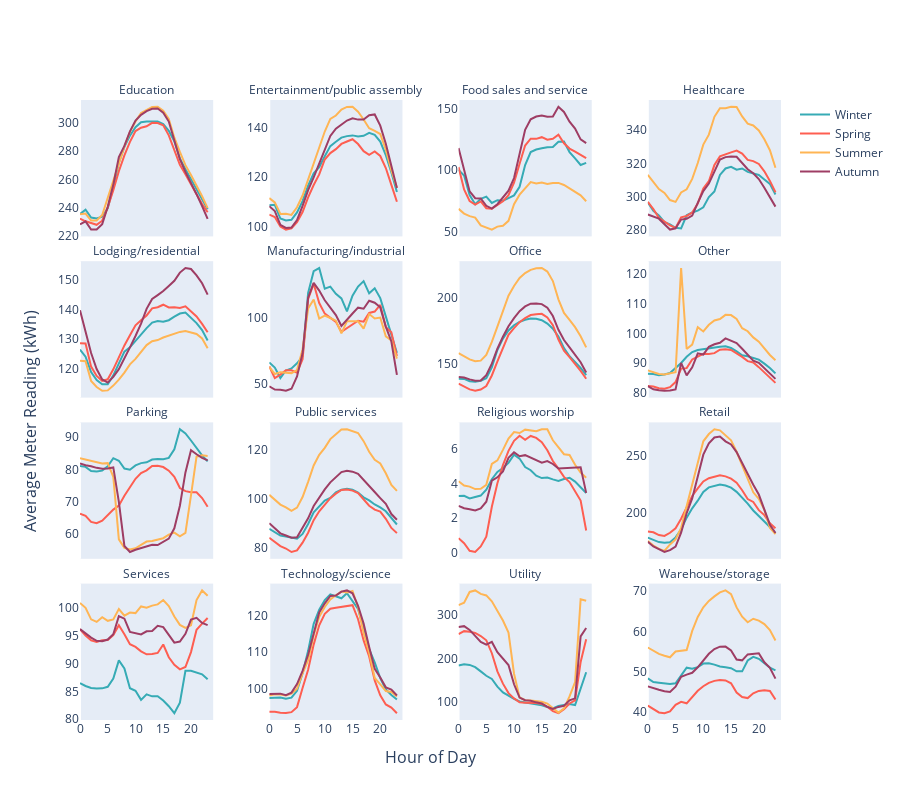

The notebook cell this image was saved under:
### Markdown cell above
## SEASONALITY

### Code cell
from plotly.subplots import make_subplots
import plotly.graph_objects as go

fig = make_subplots(rows=4, 
                    cols=4, 
                    subplot_titles=tuple(use_list), 
                    shared_xaxes=True, 
                    vertical_spacing=0.04, 
                    horizontal_spacing=0.08)

for i in fig['layout']['annotations']:
    i['font'] = dict(size=12)#,color='#ff0000')
    
fig['layout']['annotations']+=(go.layout.Annotation(x=0.5,
                                          y=-0.08,
                                          showarrow=False,
                                          text="Hour of Day",
                                          xref="paper",
                                          yref="paper",
                                          font=dict(size=16)),
                               go.layout.Annotation(x=-0.09,
                                          y=0.3,
                                          showarrow=False,
                                          text="Average Meter Reading (kWh)",
                                          textangle=-90,
                                          xref="paper",
                                          yref="paper",
                                          font=dict(size=16)
                                         ))

for i in range(1,5):
    fig.add_trace(
        go.Scatter(x=hours, 
                   y=use_hour_winter_plot[use_list[i-1]].tolist(), 
                   mode='lines', 
                   name='Winter',
                   marker=dict(color='#36abb5'),
                   showlegend = False),
        row=1, col=i
    )
    fig.add_trace(
        go.Scatter(x=hours, 
                   y=use_hour_spring_plot[use_list[i-1]].tolist(), 
                   mode='lines', 
                   name='Spring',
                   marker=dict(color='#fe5e51'),
                   showlegend = False),
        row=1, col=i
    )
    fig.add_trace(
        go.Scatter(x=hours, 
                   y=use_hour_summer_plot[use_list[i-1]].tolist(), 
                   mode='lines', 
                   name='Summer',
                   marker=dict(color='#ffb554'),
                   showlegend = False),
        row=1, col=i
    )
    fig.add_trace(
        go.Scatter(x=hours, 
                   y=use_hour_autumn_plot[use_list[i-1]].tolist(), 
                   mode='lines', 
                   name='Autumn',
                   marker=dict(color='#9e3d64'),
                   showlegend = False),
        row=1, col=i
    )

for i in range(5,9):
    fig.add_trace(
        go.Scatter(x=hours, 
                   y=use_hour_winter_plot[use_list[i-1]].tolist(), 
                   mode='lines', 
                   name='Winter',
                   marker=dict(color='#36abb5'),
                   showlegend = False),
        row=2, col=i-4
    )
    fig.add_trace(
        go.Scatter(x=hours, 
                   y=use_hour_spring_plot[use_list[i-1]].tolist(), 
                   mode='lines', 
                   name='Spring',
                   marker=dict(color='#fe5e51'),
                   showlegend = False),
        row=2, col=i-4
    )
    fig.add_trace(
        go.Scatter(x=hours, 
                   y=use_hour_summer_plot[use_list[i-1]].tolist(), 
                   mode='lines', 
                   name='Summer',
                   marker=dict(color='#ffb554'),
                   showlegend = False),
        row=2, col=i-4
    )
    fig.add_trace(
        go.Scatter(x=hours, 
                   y=use_hour_autumn_plot[use_list[i-1]].tolist(), 
                   mode='lines', 
                   name='Autumn',
                   marker=dict(color='#9e3d64'),
                   showlegend = False),
        row=2, col=i-4
    )

for i in range(9,13):
    fig.add_trace(
        go.Scatter(x=hours, 
                   y=use_hour_winter_plot[use_list[i-1]].tolist(), 
                   mode='lines', 
                   name='Winter',
                   marker=dict(color='#36abb5'),
                   showlegend = False),
        row=3, col=i-8
    )
    fig.add_trace(
        go.Scatter(x=hours, 
                   y=use_hour_spring_plot[use_list[i-1]].tolist(), 
                   mode='lines', 
                   name='Spring',
                   marker=dict(color='#fe5e51'),
                   showlegend = False),
        row=3, col=i-8
    )
    fig.add_trace(
        go.Scatter(x=hours, 
                   y=use_hour_summer_plot[use_list[i-1]].tolist(), 
                   mode='lines', 
                   name='Summer',
                   marker=dict(color='#ffb554'),
                   showlegend = False),
        row=3, col=i-8
    )
    fig.add_trace(
        go.Scatter(x=hours, 
                   y=use_hour_autumn_plot[use_list[i-1]].tolist(), 
                   mode='lines', 
                   name='Autumn',
                   marker=dict(color='#9e3d64'),
                   showlegend = False),
        row=3, col=i-8
    )
for i in range(13,16):
    fig.add_trace(
        go.Scatter(x=hours, 
                   y=use_hour_winter_plot[use_list[i-1]].tolist(), 
                   mode='lines', 
                   name='Winter',
                   marker=dict(color='#36abb5'),
                   legendgroup="group",
                   showlegend = False),
        row=4, col=i-12
    )
    fig.add_trace(
        go.Scatter(x=hours, 
                   y=use_hour_spring_plot[use_list[i-1]].tolist(), 
                   mode='lines', 
                   name='Spring',
                   marker=dict(color='#fe5e51'),
                   legendgroup="group",
                   showlegend = False),
        row=4, col=i-12
    )
    fig.add_trace(
        go.Scatter(x=hours, 
                   y=use_hour_summer_plot[use_list[i-1]].tolist(), 
                   mode='lines', 
                   name='Summer',
                   marker=dict(color='#ffb554'),
                   legendgroup="group",
                   showlegend = False),
        row=4, col=i-12
    )
    fig.add_trace(
        go.Scatter(x=hours, 
                   y=use_hour_autumn_plot[use_list[i-1]].tolist(), 
                   mode='lines', 
                   name='Autumn',
                   marker=dict(color='#9e3d64'),
                   legendgroup="group",
                   showlegend = False),
        row=4, col=i-12
    )

    
### I HAVE TO DO THE LAST SUBPLOT MANUALLY SO THAT I CAN GET A LEGEND

fig.add_trace(
    go.Scatter(x=hours, 
               y=use_hour_winter_plot[use_list[15]].tolist(), 
               mode='lines', 
               name='Winter',
               marker=dict(color='#36abb5')),
        row=4, col=4
)
fig.add_trace(
    go.Scatter(x=hours, 
                y=use_hour_spring_plot[use_list[15]].tolist(), 
                mode='lines', 
                name='Spring',
                marker=dict(color='#fe5e51')),
        row=4, col=4
)
fig.add_trace(
    go.Scatter(x=hours, 
                y=use_hour_summer_plot[use_list[15]].tolist(), 
                mode='lines', 
                name='Summer',
                marker=dict(color='#ffb554')),
    row=4, col=4
)
fig.add_trace(
    go.Scatter(x=hours, 
                y=use_hour_autumn_plot[use_list[15]].tolist(), 
                mode='lines', 
                name='Autumn',
                marker=dict(color='#9e3d64')),
        row=4, col=4
    )
    

fig.update_layout(height=800,width=900)
fig.update_xaxes(showgrid=False, range=[0, 24])
fig.update_yaxes(showgrid=False, zeroline=False)
fig.show()
#fig.update_layout(legend_orientation="h")
#fig.update_xaxes(title_text="xaxis 4 title", type="log", row=2, col=2)
#fig.update_traces(mode="markers", marker=dict(line_color='white', opacity=0.7))


from chart_studio.plotly import plot, iplot
plot(fig, filename = 'primary_use_by_season')

### Figure 1 — Plotly figure (JSON) as saved in the notebook; plotly's stock layout.template omitted (floating-point values rounded to 4 significant figures)
{"data": [{"marker": {"color": "#36abb5"}, "mode": "lines", "name": "Winter", "showlegend": false, "type": "scatter", "x": [0, 1, 2, 3, 4, 5, 6, 7, 8, 9, 10, 11, 12, 13, 14, 15, 16, 17, 18, 19, 20, 21, 22, 23], "xaxis": "x", "y": [235.5, 238.6, 233.1, 232.4, 233.7, 239.6, 255.1, 271.9, 283.1, 291.1, 297.0, 300.5, 301.1, 301.3, 301.2, 299.2, 294.4, 287.0, 275.0, 267.4, 260.4, 253.5, 246.5, 239.0], "yaxis": "y"}, {"marker": {"color": "#fe5e51"}, "mode": "lines", "name": "Spring", "showlegend": false, "type": "scatter", "x": [0, 1, 2, 3, 4, 5, 6, 7, 8, 9, 10, 11, 12, 13, 14, 15, 16, 17, 18, 19, 20, 21, 22, 23], "xaxis": "x", "y": [232.3, 230.4, 229.2, 227.9, 230.8, 240.3, 252.4, 265.9, 277.1, 286.7, 294.3, 296.7, 297.7, 300.2, 300.0, 298.5, 291.3, 280.2, 270.4, 263.7, 256.8, 249.3, 242.6, 236.8], "yaxis": "y"}, {"marker": {"color": "#ffb554"}, "mode": "lines", "name": "Summer", "showlegend": false, "type": "scatter", "x": [0, 1, 2, 3, 4, 5, 6, 7, 8, 9, 10, 11, 12, 13, 14, 15, 16, 17, 18, 19, 20, 21, 22, 23], "xaxis": "x", "y": [235.4, 235.9, 230.9, 231.0, 234.8, 246.9, 259.1, 272.0, 283.4, 293.7, 301.1, 307.1, 309.4, 311.4, 311.5, 308.8, 302.9, 289.6, 279.6, 270.2, 263.3, 255.8, 248.1, 239.8], "yaxis": "y"}, {"marker": {"color": "#9e3d64"}, "mode": "lines", "name": "Autumn", "showlegend": false, "type": "scatter", "x": [0, 1, 2, 3, 4, 5, 6, 7, 8, 9, 10, 11, 12, 13, 14, 15, 16, 17, 18, 19, 20, 21, 22, 23], "xaxis": "x", "y": [228.3, 230.4, 224.6, 224.5, 228.4, 240.7, 256.4, 275.9, 283.8, 294.1, 301.8, 305.9, 308.4, 310.1, 310.3, 307.3, 301.0, 286.9, 274.4, 265.4, 257.9, 249.6, 241.2, 232.1], "yaxis": "y"}, {"marker": {"color": "#36abb5"}, "mode": "lines", "name": "Winter", "showlegend": false, "type": "scatter", "x": [0, 1, 2, 3, 4, 5, 6, 7, 8, 9, 10, 11, 12, 13, 14, 15, 16, 17, 18, 19, 20, 21, 22, 23], "xaxis": "x2", "y": [108.6, 108.8, 103.2, 102.4, 102.7, 105.7, 110.3, 116.6, 121.6, 124.1, 128.5, 132.6, 134.4, 136.1, 136.7, 137.0, 136.6, 136.8, 138.0, 137.2, 134.5, 129.0, 121.9, 114.0], "yaxis": "y2"}, {"marker": {"color": "#fe5e51"}, "mode": "lines", "name": "Spring", "showlegend": false, "type": "scatter", "x": [0, 1, 2, 3, 4, 5, 6, 7, 8, 9, 10, 11, 12, 13, 14, 15, 16, 17, 18, 19, 20, 21, 22, 23], "xaxis": "x2", "y": [104.8, 103.8, 99.99, 98.71, 99.21, 101.8, 105.8, 111.8, 116.8, 121.1, 127.2, 129.8, 131.4, 133.5, 134.5, 135.4, 133.5, 130.6, 129.1, 130.5, 128.6, 123.7, 116.9, 110.0], "yaxis": "y2"}, {"marker": {"color": "#ffb554"}, "mode": "lines", "name": "Summer", "showlegend": false, "type": "scatter", "x": [0, 1, 2, 3, 4, 5, 6, 7, 8, 9, 10, 11, 12, 13, 14, 15, 16, 17, 18, 19, 20, 21, 22, 23], "xaxis": "x2", "y": [111.5, 109.8, 105.1, 105.2, 104.7, 107.8, 112.6, 119.2, 125.0, 131.8, 138.6, 143.7, 145.1, 147.5, 148.5, 148.6, 146.6, 143.4, 139.9, 138.9, 137.5, 131.2, 122.7, 115.8], "yaxis": "y2"}, {"marker": {"color": "#9e3d64"}, "mode": "lines", "name": "Autumn", "showlegend": false, "type": "scatter", "x": [0, 1, 2, 3, 4, 5, 6, 7, 8, 9, 10, 11, 12, 13, 14, 15, 16, 17, 18, 19, 20, 21, 22, 23], "xaxis": "x2", "y": [108.2, 106.2, 100.6, 99.4, 99.56, 102.6, 108.4, 114.8, 119.9, 125.5, 131.6, 136.7, 139.7, 141.4, 143.0, 143.9, 143.4, 143.5, 145.2, 145.5, 141.0, 133.6, 124.6, 115.6], "yaxis": "y2"}, {"marker": {"color": "#36abb5"}, "mode": "lines", "name": "Winter", "showlegend": false, "type": "scatter", "x": [0, 1, 2, 3, 4, 5, 6, 7, 8, 9, 10, 11, 12, 13, 14, 15, 16, 17, 18, 19, 20, 21, 22, 23], "xaxis": "x3", "y": [100.2, 95.65, 79.7, 72.36, 76.77, 78.54, 73.37, 75.62, 75.11, 77.44, 79.52, 86.45, 104.2, 114.7, 116.8, 117.8, 118.7, 118.8, 123.0, 123.3, 114.7, 109.6, 104.2, 105.9], "yaxis": "y3"}, {"marker": {"color": "#fe5e51"}, "mode": "lines", "name": "Spring", "showlegend": false, "type": "scatter", "x": [0, 1, 2, 3, 4, 5, 6, 7, 8, 9, 10, 11, 12, 13, 14, 15, 16, 17, 18, 19, 20, 21, 22, 23], "xaxis": "x3", "y": [102.5, 84.37, 74.95, 72.01, 74.6, 69.1, 68.72, 71.96, 74.65, 79.59, 89.83, 105.3, 120.1, 125.6, 125.5, 126.8, 124.7, 125.5, 128.8, 121.9, 117.6, 115.1, 112.7, 109.7], "yaxis": "y3"}, {"marker": {"color": "#ffb554"}, "mode": "lines", "name": "Summer", "showlegend": false, "type": "scatter", "x": [0, 1, 2, 3, 4, 5, 6, 7, 8, 9, 10, 11, 12, 13, 14, 15, 16, 17, 18, 19, 20, 21, 22, 23], "xaxis": "x3", "y": [68.59, 64.67, 62.62, 61.42, 55.06, 53.04, 51.69, 54.12, 54.83, 58.82, 72.35, 80.08, 85.12, 90.29, 89.14, 89.87, 88.82, 89.66, 89.67, 87.99, 85.23, 82.64, 79.54, 74.73], "yaxis": "y3"}, {"marker": {"color": "#9e3d64"}, "mode": "lines", "name": "Autumn", "showlegend": false, "type": "scatter", "x": [0, 1, 2, 3, 4, 5, 6, 7, 8, 9, 10, 11, 12, 13, 14, 15, 16, 17, 18, 19, 20, 21, 22, 23], "xaxis": "x3", "y": [118.0, 99.7, 82.76, 77.25, 77.05, 71.03, 68.73, 72.31, 77.78, 83.35, 93.62, 113.9, 132.8, 141.4, 143.6, 144.5, 143.5, 143.6, 151.5, 147.4, 139.5, 133.8, 125.0, 122.0], "yaxis": "y3"}, {"marker": {"color": "#36abb5"}, "mode": "lines", "name": "Winter", "showlegend": false, "type": "scatter", "x": [0, 1, 2, 3, 4, 5, 6, 7, 8, 9, 10, 11, 12, 13, 14, 15, 16, 17, 18, 19, 20, 21, 22, 23], "xaxis": "x4", "y": [296.7, 291.5, 288.9, 284.8, 283.4, 281.4, 281.0, 288.9, 290.6, 291.7, 293.7, 299.8, 303.2, 313.2, 317.0, 318.0, 316.3, 317.0, 315.0, 314.1, 313.1, 310.4, 307.8, 301.4], "yaxis": "y4"}, {"marker": {"color": "#fe5e51"}, "mode": "lines", "name": "Spring", "showlegend": false, "type": "scatter", "x": [0, 1, 2, 3, 4, 5, 6, 7, 8, 9, 10, 11, 12, 13, 14, 15, 16, 17, 18, 19, 20, 21, 22, 23], "xaxis": "x4", "y": [297.0, 292.6, 287.4, 285.4, 282.9, 281.4, 287.7, 288.5, 290.6, 296.0, 305.0, 309.4, 319.1, 324.3, 325.3, 326.7, 327.8, 326.0, 322.2, 321.5, 319.8, 315.3, 309.6, 302.7], "yaxis": "y4"}, {"marker": {"color": "#ffb554"}, "mode": "lines", "name": "Summer", "showlegend": false, "type": "scatter", "x": [0, 1, 2, 3, 4, 5, 6, 7, 8, 9, 10, 11, 12, 13, 14, 15, 16, 17, 18, 19, 20, 21, 22, 23], "xaxis": "x4", "y": [313.1, 309.2, 304.7, 302.3, 298.1, 297.0, 302.7, 304.5, 310.8, 320.3, 331.4, 337.4, 348.1, 353.2, 353.3, 354.1, 354.0, 348.3, 343.9, 342.8, 339.9, 334.6, 328.0, 317.4], "yaxis": "y4"}, {"marker": {"color": "#9e3d64"}, "mode": "lines", "name": "Autumn", "showlegend": false, "type": "scatter", "x": [0, 1, 2, 3, 4, 5, 6, 7, 8, 9, 10, 11, 12, 13, 14, 15, 16, 17, 18, 19, 20, 21, 22, 23], "xaxis": "x4", "y": [289.4, 288.1, 286.9, 283.5, 280.3, 281.1, 286.3, 286.8, 288.7, 296.3, 303.5, 308.0, 315.3, 322.4, 323.9, 324.2, 324.0, 320.5, 316.6, 314.2, 310.7, 305.5, 299.8, 294.1], "yaxis": "y4"}, {"marker": {"color": "#36abb5"}, "mode": "lines", "name": "Winter", "showlegend": false, "type": "scatter", "x": [0, 1, 2, 3, 4, 5, 6, 7, 8, 9, 10, 11, 12, 13, 14, 15, 16, 17, 18, 19, 20, 21, 22, 23], "xaxis": "x5", "y": [126.4, 124.1, 118.9, 116.2, 114.8, 114.8, 117.8, 121.7, 125.8, 127.2, 129.5, 131.8, 133.7, 135.6, 136.1, 135.9, 136.4, 137.6, 138.6, 139.0, 137.3, 135.4, 133.0, 129.5], "yaxis": "y5"}, {"marker": {"color": "#fe5e51"}, "mode": "lines", "name": "Spring", "showlegend": false, "type": "scatter", "x": [0, 1, 2, 3, 4, 5, 6, 7, 8, 9, 10, 11, 12, 13, 14, 15, 16, 17, 18, 19, 20, 21, 22, 23], "xaxis": "x5", "y": [128.6, 128.5, 120.7, 117.6, 115.9, 116.4, 119.8, 123.9, 127.9, 131.3, 134.6, 136.4, 138.0, 140.4, 140.7, 141.6, 140.7, 140.7, 140.5, 141.0, 139.4, 137.6, 135.1, 132.3], "yaxis": "y5"}, {"marker": {"color": "#ffb554"}, "mode": "lines", "name": "Summer", "showlegend": false, "type": "scatter", "x": [0, 1, 2, 3, 4, 5, 6, 7, 8, 9, 10, 11, 12, 13, 14, 15, 16, 17, 18, 19, 20, 21, 22, 23], "xaxis": "x5", "y": [122.7, 122.5, 115.9, 113.9, 112.6, 112.7, 114.3, 116.3, 118.7, 121.5, 123.3, 125.7, 128.0, 129.3, 129.7, 130.5, 131.2, 131.6, 132.4, 132.7, 132.3, 131.7, 130.2, 126.9], "yaxis": "y5"}, {"marker": {"color": "#9e3d64"}, "mode": "lines", "name": "Autumn", "showlegend": false, "type": "scatter", "x": [0, 1, 2, 3, 4, 5, 6, 7, 8, 9, 10, 11, 12, 13, 14, 15, 16, 17, 18, 19, 20, 21, 22, 23], "xaxis": "x5", "y": [139.7, 132.5, 125.3, 119.9, 116.4, 115.3, 117.2, 119.9, 123.3, 127.2, 131.1, 135.2, 140.2, 143.5, 144.8, 146.2, 147.9, 149.7, 152.4, 154.0, 153.6, 151.5, 148.8, 145.0], "yaxis": "y5"}, {"marker": {"color": "#36abb5"}, "mode": "lines", "name": "Winter", "showlegend": false, "type": "scatter", "x": [0, 1, 2, 3, 4, 5, 6, 7, 8, 9, 10, 11, 12, 13, 14, 15, 16, 17, 18, 19, 20, 21, 22, 23], "xaxis": "x6", "y": [66.15, 62.23, 54.18, 59.99, 61.56, 65.46, 70.68, 119.2, 135.8, 138.2, 122.4, 124.0, 118.6, 115.0, 105.1, 117.0, 124.1, 128.2, 118.9, 122.7, 115.3, 101.8, 87.8, 73.44], "yaxis": "y6"}, {"marker": {"color": "#fe5e51"}, "mode": "lines", "name": "Spring", "showlegend": false, "type": "scatter", "x": [0, 1, 2, 3, 4, 5, 6, 7, 8, 9, 10, 11, 12, 13, 14, 15, 16, 17, 18, 19, 20, 21, 22, 23], "xaxis": "x6", "y": [63.04, 54.15, 56.86, 60.16, 60.15, 58.33, 68.45, 114.5, 126.3, 111.5, 103.4, 100.1, 97.13, 89.53, 92.38, 95.12, 97.97, 97.27, 103.9, 105.0, 110.0, 93.05, 89.16, 71.0], "yaxis": "y6"}, {"marker": {"color": "#ffb554"}, "mode": "lines", "name": "Summer", "showlegend": false, "type": "scatter", "x": [0, 1, 2, 3, 4, 5, 6, 7, 8, 9, 10, 11, 12, 13, 14, 15, 16, 17, 18, 19, 20, 21, 22, 23], "xaxis": "x6", "y": [62.68, 57.26, 58.69, 58.22, 57.96, 60.27, 76.09, 107.3, 114.3, 99.6, 102.0, 100.1, 97.98, 88.27, 97.59, 97.62, 97.55, 91.99, 103.1, 99.69, 100.4, 86.02, 83.02, 69.05], "yaxis": "y6"}, {"marker": {"color": "#9e3d64"}, "mode": "lines", "name": "Autumn", "showlegend": false, "type": "scatter", "x": [0, 1, 2, 3, 4, 5, 6, 7, 8, 9, 10, 11, 12, 13, 14, 15, 16, 17, 18, 19, 20, 21, 22, 23], "xaxis": "x6", "y": [47.92, 45.44, 45.18, 44.47, 45.98, 55.36, 73.14, 115.6, 126.9, 121.0, 113.6, 107.8, 102.3, 93.97, 99.07, 103.5, 107.9, 107.1, 113.2, 111.7, 108.2, 93.5, 82.12, 56.56], "yaxis": "y6"}, {"marker": {"color": "#36abb5"}, "mode": "lines", "name": "Winter", "showlegend": false, "type": "scatter", "x": [0, 1, 2, 3, 4, 5, 6, 7, 8, 9, 10, 11, 12, 13, 14, 15, 16, 17, 18, 19, 20, 21, 22, 23], "xaxis": "x7", "y": [138.3, 138.2, 136.5, 136.2, 136.9, 138.8, 147.0, 160.1, 168.8, 174.9, 178.9, 181.4, 183.0, 184.0, 183.8, 182.7, 180.1, 176.2, 170.3, 161.6, 155.4, 151.2, 146.7, 141.1], "yaxis": "y7"}, {"marker": {"color": "#fe5e51"}, "mode": "lines", "name": "Spring", "showlegend": false, "type": "scatter", "x": [0, 1, 2, 3, 4, 5, 6, 7, 8, 9, 10, 11, 12, 13, 14, 15, 16, 17, 18, 19, 20, 21, 22, 23], "xaxis": "x7", "y": [134.6, 132.4, 130.3, 129.3, 130.2, 132.9, 140.9, 151.5, 161.2, 171.6, 176.7, 181.2, 184.3, 186.6, 187.2, 187.5, 184.8, 178.9, 168.1, 159.6, 154.8, 150.0, 144.3, 138.4], "yaxis": "y7"}, {"marker": {"color": "#ffb554"}, "mode": "lines", "name": "Summer", "showlegend": false, "type": "scatter", "x": [0, 1, 2, 3, 4, 5, 6, 7, 8, 9, 10, 11, 12, 13, 14, 15, 16, 17, 18, 19, 20, 21, 22, 23], "xaxis": "x7", "y": [157.8, 155.6, 153.1, 151.6, 152.1, 156.4, 166.2, 177.8, 190.2, 201.2, 208.6, 214.6, 218.4, 220.8, 222.1, 222.2, 219.5, 212.3, 198.5, 188.2, 182.9, 177.4, 170.6, 162.1], "yaxis": "y7"}, {"marker": {"color": "#9e3d64"}, "mode": "lines", "name": "Autumn", "showlegend": false, "type": "scatter", "x": [0, 1, 2, 3, 4, 5, 6, 7, 8, 9, 10, 11, 12, 13, 14, 15, 16, 17, 18, 19, 20, 21, 22, 23], "xaxis": "x7", "y": [139.6, 139.3, 137.9, 136.8, 137.0, 141.1, 149.8, 161.1, 170.1, 178.1, 184.3, 189.5, 193.1, 195.2, 195.4, 194.9, 192.1, 185.8, 175.5, 167.6, 162.1, 156.5, 150.9, 143.1], "yaxis": "y7"}, {"marker": {"color": "#36abb5"}, "mode": "lines", "name": "Winter", "showlegend": false, "type": "scatter", "x": [0, 1, 2, 3, 4, 5, 6, 7, 8, 9, 10, 11, 12, 13, 14, 15, 16, 17, 18, 19, 20, 21, 22, 23], "xaxis": "x8", "y": [86.41, 86.34, 85.93, 86.19, 86.71, 88.29, 90.09, 92.15, 93.75, 94.44, 94.75, 95.08, 95.41, 95.51, 95.67, 95.12, 93.98, 92.66, 92.34, 91.7, 91.21, 89.84, 88.4, 86.57], "yaxis": "y8"}, {"marker": {"color": "#fe5e51"}, "mode": "lines", "name": "Spring", "showlegend": false, "type": "scatter", "x": [0, 1, 2, 3, 4, 5, 6, 7, 8, 9, 10, 11, 12, 13, 14, 15, 16, 17, 18, 19, 20, 21, 22, 23], "xaxis": "x8", "y": [82.33, 82.14, 81.59, 81.41, 81.93, 83.65, 88.19, 88.33, 91.27, 92.14, 93.14, 93.08, 93.39, 94.52, 94.68, 94.45, 93.36, 92.12, 90.69, 90.27, 88.68, 86.97, 85.07, 83.39], "yaxis": "y8"}, {"marker": {"color": "#ffb554"}, "mode": "lines", "name": "Summer", "showlegend": false, "type": "scatter", "x": [0, 1, 2, 3, 4, 5, 6, 7, 8, 9, 10, 11, 12, 13, 14, 15, 16, 17, 18, 19, 20, 21, 22, 23], "xaxis": "x8", "y": [87.57, 86.89, 86.35, 86.22, 86.56, 86.95, 122.0, 94.78, 96.27, 102.1, 100.7, 102.9, 104.4, 104.9, 106.2, 106.2, 104.9, 101.8, 100.8, 98.67, 97.25, 94.8, 92.76, 90.99], "yaxis": "y8"}, {"marker": {"color": "#9e3d64"}, "mode": "lines", "name": "Autumn", "showlegend": false, "type": "scatter", "x": [0, 1, 2, 3, 4, 5, 6, 7, 8, 9, 10, 11, 12, 13, 14, 15, 16, 17, 18, 19, 20, 21, 22, 23], "xaxis": "x8", "y": [82.32, 81.24, 80.92, 80.73, 80.79, 81.21, 90.08, 85.93, 88.63, 93.33, 92.92, 95.49, 96.35, 96.88, 98.35, 97.46, 96.79, 94.84, 93.01, 90.83, 90.15, 88.33, 86.42, 84.74], "yaxis": "y8"}, {"marker": {"color": "#36abb5"}, "mode": "lines", "name": "Winter", "showlegend": false, "type": "scatter", "x": [0, 1, 2, 3, 4, 5, 6, 7, 8, 9, 10, 11, 12, 13, 14, 15, 16, 17, 18, 19, 20, 21, 22, 23], "xaxis": "x9", "y": [81.05, 80.79, 79.49, 79.37, 79.62, 80.97, 83.48, 82.69, 80.27, 79.9, 81.26, 81.95, 82.18, 83.04, 83.22, 83.17, 83.57, 86.25, 92.46, 91.15, 88.96, 86.54, 84.32, 82.47], "yaxis": "y9"}, {"marker": {"color": "#fe5e51"}, "mode": "lines", "name": "Spring", "showlegend": false, "type": "scatter", "x": [0, 1, 2, 3, 4, 5, 6, 7, 8, 9, 10, 11, 12, 13, 14, 15, 16, 17, 18, 19, 20, 21, 22, 23], "xaxis": "x9", "y": [66.29, 65.59, 63.72, 63.33, 64.09, 65.84, 67.54, 68.78, 71.87, 74.47, 77.08, 78.88, 79.7, 81.06, 81.11, 80.73, 79.6, 77.69, 74.22, 73.26, 72.93, 72.93, 71.13, 68.44], "yaxis": "y9"}, {"marker": {"color": "#ffb554"}, "mode": "lines", "name": "Summer", "showlegend": false, "type": "scatter", "x": [0, 1, 2, 3, 4, 5, 6, 7, 8, 9, 10, 11, 12, 13, 14, 15, 16, 17, 18, 19, 20, 21, 22, 23], "xaxis": "x9", "y": [83.48, 83.04, 82.69, 82.26, 81.86, 81.95, 77.71, 58.3, 55.68, 55.17, 55.56, 56.6, 57.64, 57.82, 58.13, 58.68, 59.78, 60.42, 59.26, 60.32, 71.97, 83.95, 84.36, 84.18], "yaxis": "y9"}, {"marker": {"color": "#9e3d64"}, "mode": "lines", "name": "Autumn", "showlegend": false, "type": "scatter", "x": [0, 1, 2, 3, 4, 5, 6, 7, 8, 9, 10, 11, 12, 13, 14, 15, 16, 17, 18, 19, 20, 21, 22, 23], "xaxis": "x9", "y": [81.85, 81.29, 80.99, 80.48, 80.22, 80.27, 80.61, 69.92, 56.27, 54.41, 55.1, 55.62, 56.2, 56.65, 56.55, 57.52, 58.55, 61.74, 68.74, 79.06, 85.97, 84.7, 83.59, 82.81], "yaxis": "y9"}, {"marker": {"color": "#36abb5"}, "mode": "lines", "name": "Winter", "showlegend": false, "type": "scatter", "x": [0, 1, 2, 3, 4, 5, 6, 7, 8, 9, 10, 11, 12, 13, 14, 15, 16, 17, 18, 19, 20, 21, 22, 23], "xaxis": "x10", "y": [87.77, 86.53, 85.02, 84.63, 84.32, 83.74, 85.72, 89.76, 94.45, 97.0, 99.19, 100.3, 102.5, 103.6, 104.0, 103.6, 102.5, 100.5, 99.3, 97.65, 96.46, 94.89, 91.99, 89.53], "yaxis": "y10"}, {"marker": {"color": "#fe5e51"}, "mode": "lines", "name": "Spring", "showlegend": false, "type": "scatter", "x": [0, 1, 2, 3, 4, 5, 6, 7, 8, 9, 10, 11, 12, 13, 14, 15, 16, 17, 18, 19, 20, 21, 22, 23], "xaxis": "x10", "y": [84.16, 82.31, 80.78, 79.79, 78.39, 79.04, 82.16, 86.19, 91.3, 94.87, 97.64, 100.2, 102.0, 103.5, 103.7, 103.3, 102.3, 99.78, 97.15, 95.55, 94.73, 91.85, 88.15, 86.03], "yaxis": "y10"}, {"marker": {"color": "#ffb554"}, "mode": "lines", "name": "Summer", "showlegend": false, "type": "scatter", "x": [0, 1, 2, 3, 4, 5, 6, 7, 8, 9, 10, 11, 12, 13, 14, 15, 16, 17, 18, 19, 20, 21, 22, 23], "xaxis": "x10", "y": [101.6, 99.4, 97.62, 96.5, 95.04, 96.37, 100.7, 106.8, 113.5, 117.8, 120.6, 124.1, 125.9, 128.1, 128.2, 127.5, 126.6, 123.3, 119.0, 115.8, 114.2, 110.3, 105.6, 103.1], "yaxis": "y10"}, {"marker": {"color": "#9e3d64"}, "mode": "lines", "name": "Autumn", "showlegend": false, "type": "scatter", "x": [0, 1, 2, 3, 4, 5, 6, 7, 8, 9, 10, 11, 12, 13, 14, 15, 16, 17, 18, 19, 20, 21, 22, 23], "xaxis": "x10", "y": [90.07, 88.03, 85.95, 85.09, 84.14, 84.38, 87.97, 92.05, 97.03, 100.5, 103.8, 106.6, 108.8, 110.8, 111.3, 111.0, 110.1, 107.6, 104.9, 102.7, 100.2, 97.91, 93.77, 91.45], "yaxis": "y10"}, {"marker": {"color": "#36abb5"}, "mode": "lines", "name": "Winter", "showlegend": false, "type": "scatter", "x": [0, 1, 2, 3, 4, 5, 6, 7, 8, 9, 10, 11, 12, 13, 14, 15, 16, 17, 18, 19, 20, 21, 22, 23], "xaxis": "x11", "y": [3.27, 3.279, 3.13, 3.217, 3.296, 3.638, 4.234, 4.655, 4.883, 5.174, 5.649, 5.421, 4.931, 4.751, 4.434, 4.301, 4.329, 4.225, 4.138, 4.244, 4.319, 4.098, 3.75, 3.441], "yaxis": "y11"}, {"marker": {"color": "#fe5e51"}, "mode": "lines", "name": "Spring", "showlegend": false, "type": "scatter", "x": [0, 1, 2, 3, 4, 5, 6, 7, 8, 9, 10, 11, 12, 13, 14, 15, 16, 17, 18, 19, 20, 21, 22, 23], "xaxis": "x11", "y": [0.848, 0.5533, 0.1207, 0.05257, 0.367, 0.935, 2.652, 4.005, 5.05, 5.867, 6.445, 6.735, 6.506, 6.72, 6.608, 6.369, 5.899, 5.282, 4.847, 4.369, 4.071, 3.552, 3.011, 1.29], "yaxis": "y11"}, {"marker": {"color": "#ffb554"}, "mode": "lines", "name": "Summer", "showlegend": false, "type": "scatter", "x": [0, 1, 2, 3, 4, 5, 6, 7, 8, 9, 10, 11, 12, 13, 14, 15, 16, 17, 18, 19, 20, 21, 22, 23], "xaxis": "x11", "y": [4.119, 3.871, 3.811, 3.667, 3.689, 3.91, 5.112, 5.319, 5.922, 6.566, 6.944, 6.892, 7.084, 7.045, 6.99, 7.109, 7.107, 6.473, 6.087, 5.672, 5.631, 5.064, 4.622, 4.32], "yaxis": "y11"}, {"marker": {"color": "#9e3d64"}, "mode": "lines", "name": "Autumn", "showlegend": false, "type": "scatter", "x": [0, 1, 2, 3, 4, 5, 6, 7, 8, 9, 10, 11, 12, 13, 14, 15, 16, 17, 18, 19, 20, 21, 22, 23], "xaxis": "x11", "y": [2.701, 2.569, 2.51, 2.439, 2.555, 2.94, 4.147, 4.343, 4.683, 5.465, 5.777, 5.553, 5.618, 5.467, 5.306, 5.182, 5.278, 5.111, 4.849, 4.87, 4.883, 4.892, 4.918, 3.45], "yaxis": "y11"}, {"marker": {"color": "#36abb5"}, "mode": "lines", "name": "Winter", "showlegend": false, "type": "scatter", "x": [0, 1, 2, 3, 4, 5, 6, 7, 8, 9, 10, 11, 12, 13, 14, 15, 16, 17, 18, 19, 20, 21, 22, 23], "xaxis": "x12", "y": [178.4, 176.7, 174.5, 173.9, 174.4, 178.5, 185.4, 195.8, 204.0, 210.6, 218.3, 222.3, 223.7, 224.8, 224.0, 222.0, 218.4, 213.5, 208.1, 202.1, 197.4, 192.6, 187.7, 182.3], "yaxis": "y12"}, {"marker": {"color": "#fe5e51"}, "mode": "lines", "name": "Spring", "showlegend": false, "type": "scatter", "x": [0, 1, 2, 3, 4, 5, 6, 7, 8, 9, 10, 11, 12, 13, 14, 15, 16, 17, 18, 19, 20, 21, 22, 23], "xaxis": "x12", "y": [183.8, 183.0, 180.6, 179.8, 182.6, 186.6, 194.8, 205.6, 214.7, 221.4, 227.5, 230.3, 231.6, 232.8, 231.9, 229.9, 226.3, 219.8, 212.1, 209.5, 202.4, 198.0, 190.9, 186.6], "yaxis": "y12"}, {"marker": {"color": "#ffb554"}, "mode": "lines", "name": "Summer", "showlegend": false, "type": "scatter", "x": [0, 1, 2, 3, 4, 5, 6, 7, 8, 9, 10, 11, 12, 13, 14, 15, 16, 17, 18, 19, 20, 21, 22, 23], "xaxis": "x12", "y": [175.4, 171.4, 168.5, 166.7, 172.4, 176.7, 186.9, 206.4, 223.4, 243.7, 262.6, 268.9, 273.1, 272.2, 267.9, 263.5, 253.4, 241.6, 228.3, 218.0, 212.3, 202.7, 187.1, 181.3], "yaxis": "y12"}, {"marker": {"color": "#9e3d64"}, "mode": "lines", "name": "Autumn", "showlegend": false, "type": "scatter", "x": [0, 1, 2, 3, 4, 5, 6, 7, 8, 9, 10, 11, 12, 13, 14, 15, 16, 17, 18, 19, 20, 21, 22, 23], "xaxis": "x12", "y": [174.8, 170.6, 168.3, 165.8, 167.4, 170.5, 182.7, 199.8, 212.7, 232.0, 250.9, 260.8, 265.9, 266.8, 262.5, 259.8, 253.1, 243.5, 233.8, 224.7, 216.0, 203.0, 189.7, 182.4], "yaxis": "y12"}, {"legendgroup": "group", "marker": {"color": "#36abb5"}, "mode": "lines", "name": "Winter", "showlegend": false, "type": "scatter", "x": [0, 1, 2, 3, 4, 5, 6, 7, 8, 9, 10, 11, 12, 13, 14, 15, 16, 17, 18, 19, 20, 21, 22, 23], "xaxis": "x13", "y": [86.48, 85.97, 85.63, 85.51, 85.55, 85.83, 87.33, 90.58, 89.14, 85.56, 85.1, 83.47, 84.46, 84.11, 84.12, 83.35, 82.33, 81.08, 82.98, 88.7, 88.73, 88.38, 88.07, 87.16], "yaxis": "y13"}, {"legendgroup": "group", "marker": {"color": "#fe5e51"}, "mode": "lines", "name": "Spring", "showlegend": false, "type": "scatter", "x": [0, 1, 2, 3, 4, 5, 6, 7, 8, 9, 10, 11, 12, 13, 14, 15, 16, 17, 18, 19, 20, 21, 22, 23], "xaxis": "x13", "y": [96.17, 95.07, 94.18, 93.88, 94.19, 94.23, 95.13, 96.91, 95.27, 93.49, 93.0, 92.21, 91.66, 91.72, 91.92, 93.44, 91.15, 89.78, 88.96, 89.39, 92.07, 96.1, 97.2, 98.2], "yaxis": "y13"}, {"legendgroup": "group", "marker": {"color": "#ffb554"}, "mode": "lines", "name": "Summer", "showlegend": false, "type": "scatter", "x": [0, 1, 2, 3, 4, 5, 6, 7, 8, 9, 10, 11, 12, 13, 14, 15, 16, 17, 18, 19, 20, 21, 22, 23], "xaxis": "x13", "y": [100.9, 100.0, 97.97, 97.5, 98.35, 97.7, 97.96, 99.83, 98.62, 99.18, 99.09, 100.3, 100.1, 100.4, 100.7, 101.4, 100.4, 98.49, 96.97, 96.42, 96.89, 101.4, 103.2, 102.2], "yaxis": "y13"}, {"legendgroup": "group", "marker": {"color": "#9e3d64"}, "mode": "lines", "name": "Autumn", "showlegend": false, "type": "scatter", "x": [0, 1, 2, 3, 4, 5, 6, 7, 8, 9, 10, 11, 12, 13, 14, 15, 16, 17, 18, 19, 20, 21, 22, 23], "xaxis": "x13", "y": [96.21, 95.44, 94.69, 94.1, 94.04, 94.33, 95.3, 98.54, 98.08, 95.72, 95.45, 95.24, 95.81, 95.88, 96.79, 96.57, 95.18, 93.77, 93.96, 95.35, 97.91, 98.24, 97.31, 96.92], "yaxis": "y13"}, {"legendgroup": "group", "marker": {"color": "#36abb5"}, "mode": "lines", "name": "Winter", "showlegend": false, "type": "scatter", "x": [0, 1, 2, 3, 4, 5, 6, 7, 8, 9, 10, 11, 12, 13, 14, 15, 16, 17, 18, 19, 20, 21, 22, 23], "xaxis": "x14", "y": [97.56, 97.54, 97.72, 97.37, 97.66, 99.54, 104.3, 110.4, 117.7, 121.6, 124.2, 125.8, 125.3, 124.7, 126.1, 124.0, 121.8, 116.4, 110.9, 107.3, 103.0, 99.88, 98.37, 97.16], "yaxis": "y14"}, {"legendgroup": "group", "marker": {"color": "#fe5e51"}, "mode": "lines", "name": "Spring", "showlegend": false, "type": "scatter", "x": [0, 1, 2, 3, 4, 5, 6, 7, 8, 9, 10, 11, 12, 13, 14, 15, 16, 17, 18, 19, 20, 21, 22, 23], "xaxis": "x14", "y": [93.81, 93.8, 93.55, 93.5, 93.73, 95.09, 100.3, 105.2, 112.1, 117.3, 120.5, 121.8, 122.1, 122.4, 122.5, 122.8, 119.0, 113.2, 108.9, 102.4, 98.32, 95.83, 94.95, 93.44], "yaxis": "y14"}, {"legendgroup": "group", "marker": {"color": "#ffb554"}, "mode": "lines", "name": "Summer", "showlegend": false, "type": "scatter", "x": [0, 1, 2, 3, 4, 5, 6, 7, 8, 9, 10, 11, 12, 13, 14, 15, 16, 17, 18, 19, 20, 21, 22, 23], "xaxis": "x14", "y": [98.23, 98.55, 98.52, 98.27, 98.73, 100.1, 104.2, 107.8, 114.6, 119.7, 122.3, 124.4, 125.5, 126.5, 126.3, 126.7, 122.3, 115.3, 109.9, 103.0, 101.3, 99.45, 99.2, 97.98], "yaxis": "y14"}, {"legendgroup": "group", "marker": {"color": "#9e3d64"}, "mode": "lines", "name": "Autumn", "showlegend": false, "type": "scatter", "x": [0, 1, 2, 3, 4, 5, 6, 7, 8, 9, 10, 11, 12, 13, 14, 15, 16, 17, 18, 19, 20, 21, 22, 23], "xaxis": "x14", "y": [98.69, 98.75, 98.75, 98.34, 99.03, 101.3, 104.9, 109.3, 115.5, 120.8, 123.3, 125.3, 125.4, 126.5, 126.8, 126.0, 122.6, 117.8, 111.5, 105.5, 103.1, 100.5, 99.87, 98.25], "yaxis": "y14"}, {"legendgroup": "group", "marker": {"color": "#36abb5"}, "mode": "lines", "name": "Winter", "showlegend": false, "type": "scatter", "x": [0, 1, 2, 3, 4, 5, 6, 7, 8, 9, 10, 11, 12, 13, 14, 15, 16, 17, 18, 19, 20, 21, 22, 23], "xaxis": "x15", "y": [183.8, 186.6, 184.9, 179.9, 170.0, 160.0, 152.5, 135.0, 121.7, 113.7, 106.9, 100.9, 98.52, 95.82, 94.82, 92.21, 87.95, 84.8, 90.68, 92.44, 94.72, 92.59, 129.5, 168.0], "yaxis": "y15"}, {"legendgroup": "group", "marker": {"color": "#fe5e51"}, "mode": "lines", "name": "Spring", "showlegend": false, "type": "scatter", "x": [0, 1, 2, 3, 4, 5, 6, 7, 8, 9, 10, 11, 12, 13, 14, 15, 16, 17, 18, 19, 20, 21, 22, 23], "xaxis": "x15", "y": [255.5, 262.6, 261.0, 258.6, 251.4, 241.5, 211.8, 170.0, 141.8, 120.0, 108.0, 98.95, 98.14, 98.52, 97.28, 95.1, 88.69, 78.48, 73.92, 83.23, 96.21, 103.1, 191.6, 244.1], "yaxis": "y15"}, {"legendgroup": "group", "marker": {"color": "#ffb554"}, "mode": "lines", "name": "Summer", "showlegend": false, "type": "scatter", "x": [0, 1, 2, 3, 4, 5, 6, 7, 8, 9, 10, 11, 12, 13, 14, 15, 16, 17, 18, 19, 20, 21, 22, 23], "xaxis": "x15", "y": [322.5, 328.0, 352.7, 356.3, 348.4, 344.7, 331.1, 308.4, 287.1, 259.4, 164.6, 110.0, 103.7, 103.2, 101.8, 100.2, 96.1, 85.71, 75.17, 84.79, 112.3, 145.1, 335.9, 332.7], "yaxis": "y15"}, {"legendgroup": "group", "marker": {"color": "#9e3d64"}, "mode": "lines", "name": "Autumn", "showlegend": false, "type": "scatter", "x": [0, 1, 2, 3, 4, 5, 6, 7, 8, 9, 10, 11, 12, 13, 14, 15, 16, 17, 18, 19, 20, 21, 22, 23], "xaxis": "x15", "y": [272.2, 274.1, 265.5, 250.9, 237.6, 231.6, 237.8, 214.2, 200.1, 184.5, 140.4, 109.8, 103.8, 102.5, 98.86, 96.06, 88.48, 83.52, 88.31, 90.98, 103.6, 108.0, 250.6, 269.8], "yaxis": "y15"}, {"marker": {"color": "#36abb5"}, "mode": "lines", "name": "Winter", "type": "scatter", "x": [0, 1, 2, 3, 4, 5, 6, 7, 8, 9, 10, 11, 12, 13, 14, 15, 16, 17, 18, 19, 20, 21, 22, 23], "xaxis": "x16", "y": [48.36, 47.47, 47.29, 47.15, 46.99, 47.14, 49.15, 51.04, 50.79, 51.15, 52.04, 52.11, 51.79, 51.31, 51.11, 50.91, 50.14, 50.13, 52.83, 53.72, 53.24, 52.08, 51.04, 50.39], "yaxis": "y16"}, {"marker": {"color": "#fe5e51"}, "mode": "lines", "name": "Spring", "type": "scatter", "x": [0, 1, 2, 3, 4, 5, 6, 7, 8, 9, 10, 11, 12, 13, 14, 15, 16, 17, 18, 19, 20, 21, 22, 23], "xaxis": "x16", "y": [41.63, 40.82, 39.93, 39.74, 40.18, 41.82, 42.54, 42.19, 43.67, 45.3, 46.43, 47.26, 47.76, 47.96, 47.86, 47.17, 44.85, 43.73, 43.48, 44.67, 45.26, 45.44, 45.25, 43.12], "yaxis": "y16"}, {"marker": {"color": "#ffb554"}, "mode": "lines", "name": "Summer", "type": "scatter", "x": [0, 1, 2, 3, 4, 5, 6, 7, 8, 9, 10, 11, 12, 13, 14, 15, 16, 17, 18, 19, 20, 21, 22, 23], "xaxis": "x16", "y": [56.04, 55.31, 54.45, 54.01, 53.62, 55.06, 55.23, 55.41, 60.15, 63.64, 66.04, 67.59, 68.72, 69.72, 70.21, 69.3, 65.99, 63.69, 62.31, 63.18, 62.71, 61.84, 60.37, 57.78], "yaxis": "y16"}, {"marker": {"color": "#9e3d64"}, "mode": "lines", "name": "Autumn", "type": "scatter", "x": [0, 1, 2, 3, 4, 5, 6, 7, 8, 9, 10, 11, 12, 13, 14, 15, 16, 17, 18, 19, 20, 21, 22, 23], "xaxis": "x16", "y": [46.39, 45.88, 45.54, 45.19, 45.0, 46.33, 48.79, 49.31, 49.75, 51.13, 52.85, 54.47, 55.65, 56.26, 56.27, 55.28, 53.07, 52.86, 54.33, 54.43, 54.61, 52.37, 50.99, 48.32], "yaxis": "y16"}], "layout": {"annotations": [{"font": {"size": 12}, "showarrow": false, "text": "Education", "x": 0.095, "xanchor": "center", "xref": "paper", "y": 1, "yanchor": "bottom", "yref": "paper"}, {"font": {"size": 12}, "showarrow": false, "text": "Entertainment/public assembly", "x": 0.365, "xanchor": "center", "xref": "paper", "y": 1, "yanchor": "bottom", "yref": "paper"}, {"font": {"size": 12}, "showarrow": false, "text": "Food sales and service", "x": 0.635, "xanchor": "center", "xref": "paper", "y": 1, "yanchor": "bottom", "yref": "paper"}, {"font": {"size": 12}, "showarrow": false, "text": "Healthcare", "x": 0.905, "xanchor": "center", "xref": "paper", "y": 1, "yanchor": "bottom", "yref": "paper"}, {"font": {"size": 12}, "showarrow": false, "text": "Lodging/residential", "x": 0.095, "xanchor": "center", "xref": "paper", "y": 0.74, "yanchor": "bottom", "yref": "paper"}, {"font": {"size": 12}, "showarrow": false, "text": "Manufacturing/industrial", "x": 0.365, "xanchor": "center", "xref": "paper", "y": 0.74, "yanchor": "bottom", "yref": "paper"}, {"font": {"size": 12}, "showarrow": false, "text": "Office", "x": 0.635, "xanchor": "center", "xref": "paper", "y": 0.74, "yanchor": "bottom", "yref": "paper"}, {"font": {"size": 12}, "showarrow": false, "text": "Other", "x": 0.905, "xanchor": "center", "xref": "paper", "y": 0.74, "yanchor": "bottom", "yref": "paper"}, {"font": {"size": 12}, "showarrow": false, "text": "Parking", "x": 0.095, "xanchor": "center", "xref": "paper", "y": 0.48, "yanchor": "bottom", "yref": "paper"}, {"font": {"size": 12}, "showarrow": false, "text": "Public services", "x": 0.365, "xanchor": "center", "xref": "paper", "y": 0.48, "yanchor": "bottom", "yref": "paper"}, {"font": {"size": 12}, "showarrow": false, "text": "Religious worship", "x": 0.635, "xanchor": "center", "xref": "paper", "y": 0.48, "yanchor": "bottom", "yref": "paper"}, {"font": {"size": 12}, "showarrow": false, "text": "Retail", "x": 0.905, "xanchor": "center", "xref": "paper", "y": 0.48, "yanchor": "bottom", "yref": "paper"}, {"font": {"size": 12}, "showarrow": false, "text": "Services", "x": 0.095, "xanchor": "center", "xref": "paper", "y": 0.22, "yanchor": "bottom", "yref": "paper"}, {"font": {"size": 12}, "showarrow": false, "text": "Technology/science", "x": 0.365, "xanchor": "center", "xref": "paper", "y": 0.22, "yanchor": "bottom", "yref": "paper"}, {"font": {"size": 12}, "showarrow": false, "text": "Utility", "x": 0.635, "xanchor": "center", "xref": "paper", "y": 0.22, "yanchor": "bottom", "yref": "paper"}, {"font": {"size": 12}, "showarrow": false, "text": "Warehouse/storage", "x": 0.905, "xanchor": "center", "xref": "paper", "y": 0.22, "yanchor": "bottom", "yref": "paper"}, {"font": {"size": 16}, "showarrow": false, "text": "Hour of Day", "x": 0.5, "xref": "paper", "y": -0.08, "yref": "paper"}, {"font": {"size": 16}, "showarrow": false, "text": "Average Meter Reading (kWh)", "textangle": -90, "x": -0.09, "xref": "paper", "y": 0.3, "yref": "paper"}], "height": 800, "width": 900, "xaxis": {"anchor": "y", "domain": [0, 0.19], "matches": "x13", "range": [0, 24], "showgrid": false, "showticklabels": false}, "xaxis10": {"anchor": "y10", "domain": [0.27, 0.46], "matches": "x14", "range": [0, 24], "showgrid": false, "showticklabels": false}, "xaxis11": {"anchor": "y11", "domain": [0.54, 0.73], "matches": "x15", "range": [0, 24], "showgrid": false, "showticklabels": false}, "xaxis12": {"anchor": "y12", "domain": [0.81, 1], "matches": "x16", "range": [0, 24], "showgrid": false, "showticklabels": false}, "xaxis13": {"anchor": "y13", "domain": [0, 0.19], "range": [0, 24], "showgrid": false}, "xaxis14": {"anchor": "y14", "domain": [0.27, 0.46], "range": [0, 24], "showgrid": false}, "xaxis15": {"anchor": "y15", "domain": [0.54, 0.73], "range": [0, 24], "showgrid": false}, "xaxis16": {"anchor": "y16", "domain": [0.81, 1], "range": [0, 24], "showgrid": false}, "xaxis2": {"anchor": "y2", "domain": [0.27, 0.46], "matches": "x14", "range": [0, 24], "showgrid": false, "showticklabels": false}, "xaxis3": {"anchor": "y3", "domain": [0.54, 0.73], "matches": "x15", "range": [0, 24], "showgrid": false, "showticklabels": false}, "xaxis4": {"anchor": "y4", "domain": [0.81, 1], "matches": "x16", "range": [0, 24], "showgrid": false, "showticklabels": false}, "xaxis5": {"anchor": "y5", "domain": [0, 0.19], "matches": "x13", "range": [0, 24], "showgrid": false, "showticklabels": false}, "xaxis6": {"anchor": "y6", "domain": [0.27, 0.46], "matches": "x14", "range": [0, 24], "showgrid": false, "showticklabels": false}, "xaxis7": {"anchor": "y7", "domain": [0.54, 0.73], "matches": "x15", "range": [0, 24], "showgrid": false, "showticklabels": false}, "xaxis8": {"anchor": "y8", "domain": [0.81, 1], "matches": "x16", "range": [0, 24], "showgrid": false, "showticklabels": false}, "xaxis9": {"anchor": "y9", "domain": [0, 0.19], "matches": "x13", "range": [0, 24], "showgrid": false, "showticklabels": false}, "yaxis": {"anchor": "x", "domain": [0.78, 1], "showgrid": false, "zeroline": false}, "yaxis10": {"anchor": "x10", "domain": [0.26, 0.48], "showgrid": false, "zeroline": false}, "yaxis11": {"anchor": "x11", "domain": [0.26, 0.48], "showgrid": false, "zeroline": false}, "yaxis12": {"anchor": "x12", "domain": [0.26, 0.48], "showgrid": false, "zeroline": false}, "yaxis13": {"anchor": "x13", "domain": [0, 0.22], "showgrid": false, "zeroline": false}, "yaxis14": {"anchor": "x14", "domain": [0, 0.22], "showgrid": false, "zeroline": false}, "yaxis15": {"anchor": "x15", "domain": [0, 0.22], "showgrid": false, "zeroline": false}, "yaxis16": {"anchor": "x16", "domain": [0, 0.22], "showgrid": false, "zeroline": false}, "yaxis2": {"anchor": "x2", "domain": [0.78, 1], "showgrid": false, "zeroline": false}, "yaxis3": {"anchor": "x3", "domain": [0.78, 1], "showgrid": false, "zeroline": false}, "yaxis4": {"anchor": "x4", "domain": [0.78, 1], "showgrid": false, "zeroline": false}, "yaxis5": {"anchor": "x5", "domain": [0.52, 0.74], "showgrid": false, "zeroline": false}, "yaxis6": {"anchor": "x6", "domain": [0.52, 0.74], "showgrid": false, "zeroline": false}, "yaxis7": {"anchor": "x7", "domain": [0.52, 0.74], "showgrid": false, "zeroline": false}, "yaxis8": {"anchor": "x8", "domain": [0.52, 0.74], "showgrid": false, "zeroline": false}, "yaxis9": {"anchor": "x9", "domain": [0.26, 0.48], "showgrid": false, "zeroline": false}}}
